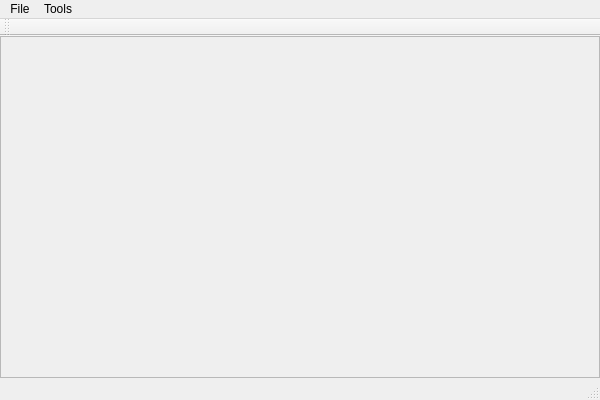
<?xml version="1.0" encoding="UTF-8"?>
<ui version="4.0">
 <class>CutterMainWindow</class>
 <widget class="QMainWindow" name="CutterMainWindow">
  <property name="geometry">
   <rect>
    <x>0</x>
    <y>0</y>
    <width>600</width>
    <height>400</height>
   </rect>
  </property>
  <property name="windowTitle">
   <string>CutterMainWindow</string>
  </property>
  <widget class="QWidget" name="centralWidget">
   <layout class="QVBoxLayout" name="verticalLayout">
    <property name="margin">
     <number>0</number>
    </property>
    <item>
     <widget class="QScrollArea" name="scrollArea">
      <property name="widgetResizable">
       <bool>true</bool>
      </property>
      <widget class="ImageWidget" name="imageWidget">
       <property name="geometry">
        <rect>
         <x>0</x>
         <y>0</y>
         <width>598</width>
         <height>338</height>
        </rect>
       </property>
      </widget>
     </widget>
    </item>
   </layout>
  </widget>
  <widget class="QMenuBar" name="menuBar">
   <property name="geometry">
    <rect>
     <x>0</x>
     <y>0</y>
     <width>600</width>
     <height>25</height>
    </rect>
   </property>
   <widget class="QMenu" name="menuFile">
    <property name="title">
     <string>File</string>
    </property>
    <addaction name="actionOpen"/>
    <addaction name="actionSave"/>
    <addaction name="separator"/>
    <addaction name="actionExit"/>
   </widget>
   <widget class="QMenu" name="menuTools">
    <property name="title">
     <string>Tools</string>
    </property>
    <addaction name="actionAuto_select"/>
   </widget>
   <addaction name="menuFile"/>
   <addaction name="menuTools"/>
  </widget>
  <widget class="QToolBar" name="mainToolBar">
   <attribute name="toolBarArea">
    <enum>TopToolBarArea</enum>
   </attribute>
   <attribute name="toolBarBreak">
    <bool>false</bool>
   </attribute>
  </widget>
  <widget class="QStatusBar" name="statusBar"/>
  <action name="actionOpen">
   <property name="text">
    <string>Open ...</string>
   </property>
   <property name="shortcut">
    <string>Ctrl+O</string>
   </property>
  </action>
  <action name="actionExit">
   <property name="text">
    <string>Exit</string>
   </property>
   <property name="shortcut">
    <string>Ctrl+X</string>
   </property>
  </action>
  <action name="actionSave">
   <property name="text">
    <string>Save ...</string>
   </property>
   <property name="shortcut">
    <string>Ctrl+S</string>
   </property>
  </action>
  <action name="actionAuto_select">
   <property name="text">
    <string>Auto select</string>
   </property>
   <property name="shortcut">
    <string>Ctrl+A</string>
   </property>
  </action>
 </widget>
 <layoutdefault spacing="6" margin="11"/>
 <customwidgets>
  <customwidget>
   <class>ImageWidget</class>
   <extends>QWidget</extends>
   <header>ImageWidget.h</header>
   <container>1</container>
  </customwidget>
 </customwidgets>
 <resources/>
 <connections/>
</ui>
